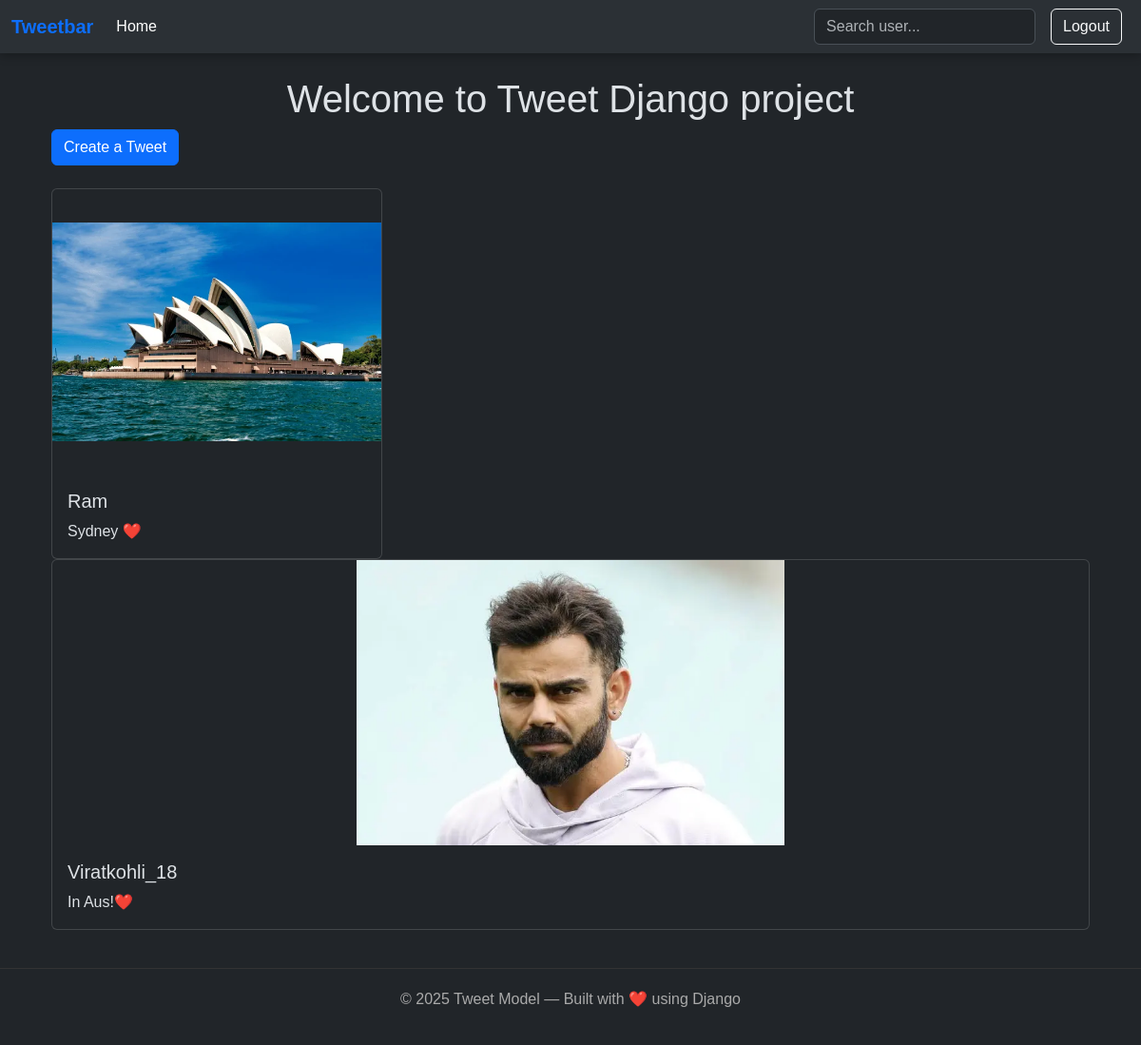
The page /tweet/ (signed in) on the database its author committed.
### tweet/models.py (models this page shows)
class Tweet(models.Model):
    user = models.ForeignKey(User, on_delete=models.CASCADE)
    text = models.TextField(max_length=240)
    photo = models.ImageField(upload_to='photos/',blank=True,null=True)
    created_at = models.DateTimeField(auto_now_add=True)
    updated_at = models.DateTimeField(auto_now=True)

### tweet/views.py (the view)
# urls.py: path('', TweetListView.as_view(), name='tweet_list'),
def tweet_list(request):
    tweets = Tweet.objects.all().order_by('-created_at')
    return render(request, 'tweet_list.html', {'tweets':tweets})

### tweet/templates/tweet_list.html (shortened to what this page needs)
{% extends "layout.html" %}
{% block content %}
<h1 class="text-center mt-4">Welcome to Tweet Django project</h1>
<div class="container">
    <a href="{% url 'tweet_create' %}" class="btn btn-primary mb-4">Create a Tweet</a>
    <div class="row row-cols-1 row-cols-md-3 g-4">
        {% for tweet in tweets %}
        <div class="col">
            <div class="card h-100">
                {% if tweet.photo %}
                    <div class="card-img-wrapper" style="height: 300px; overflow: hidden;">
                        <img src="{{ tweet.photo.url }}" class="card-img-top w-100 h-100" alt="Tweet photo" style="object-fit: contain;">
                    </div>
                {% endif %}
                <div class="card-body d-flex flex-column">
                    <h5 class="card-title">{{ tweet.user.username }}</h5>
                    <p class="card-text flex-grow-1">{{ tweet.text }}</p>
                    </div>
                </div>
            </div>
        </div>
        {% endfor %}
    </div>
{% endblock %}

### templates/layout.html (style rules this page uses)
body { font-family: "Poppins", sans-serif; }

### rows shown on the page
Tweet: photo (picture), user.username "Ram", text "Sydney ❤️"
Tweet: photo (picture), user.username "Viratkohli_18", text "In Aus!❤️"
